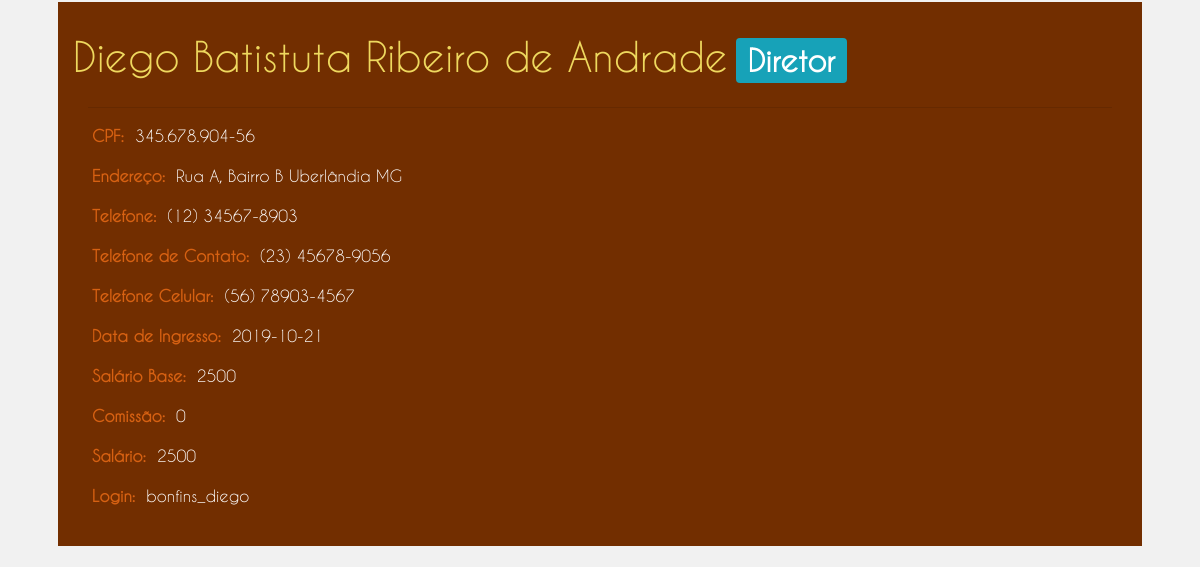
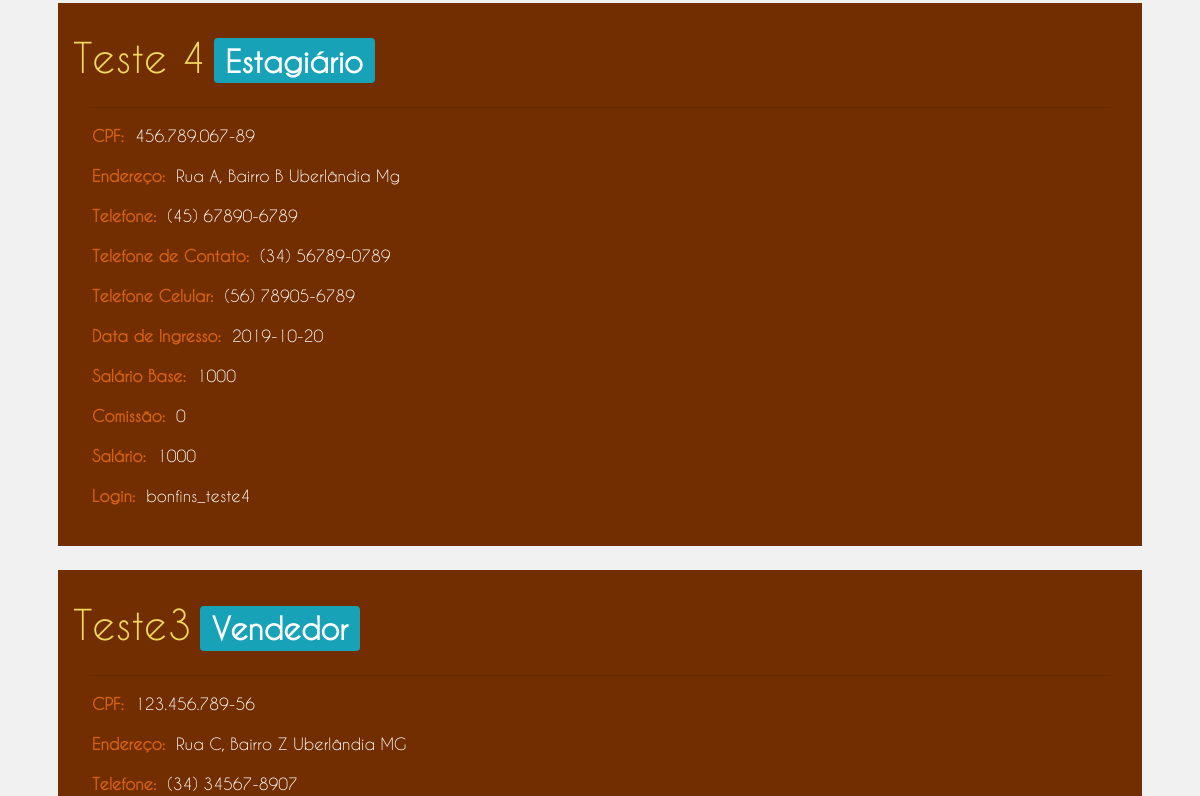
The app's page /administrativo/listagemFuncionario.php (signed in, middle part), older data (2 pictures, top to bottom).
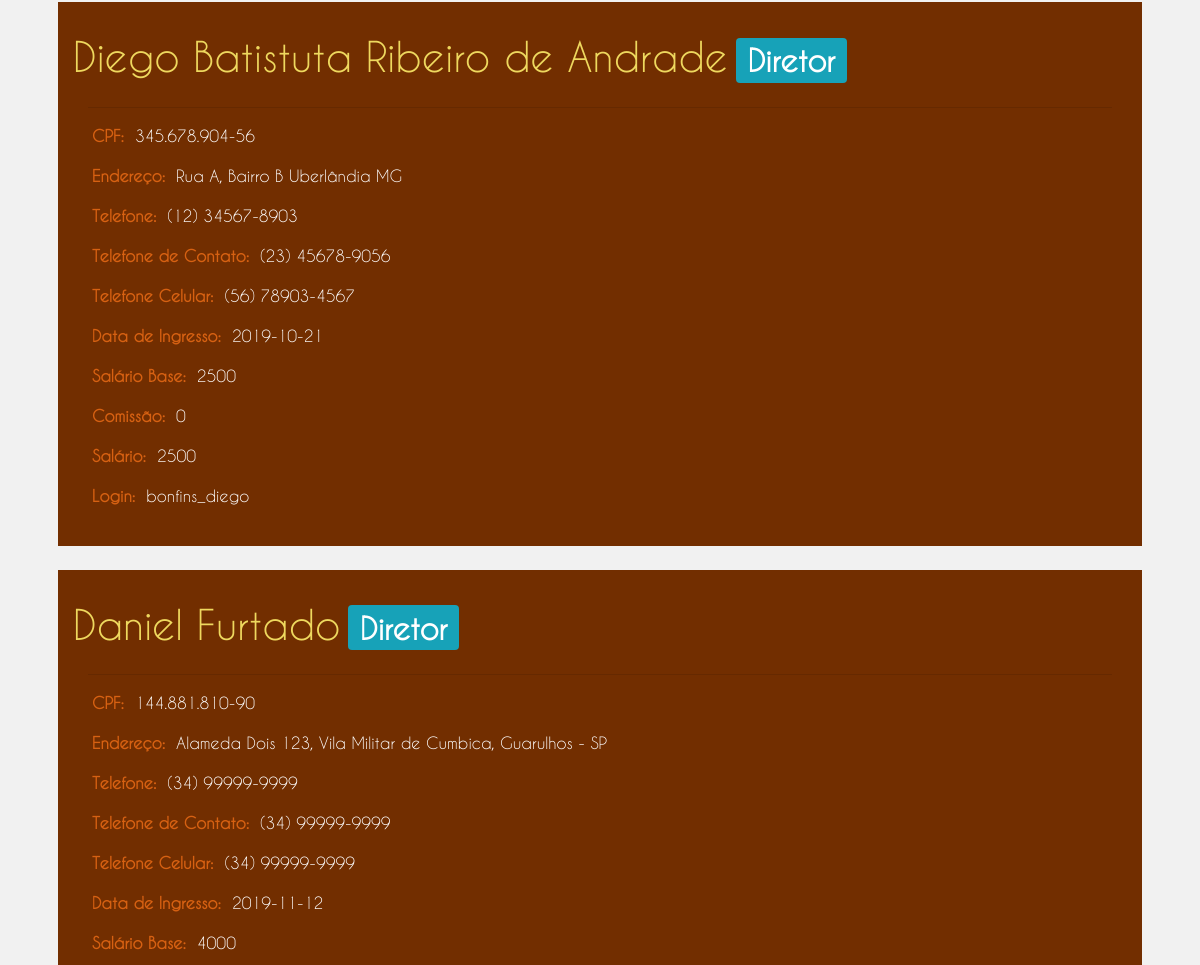
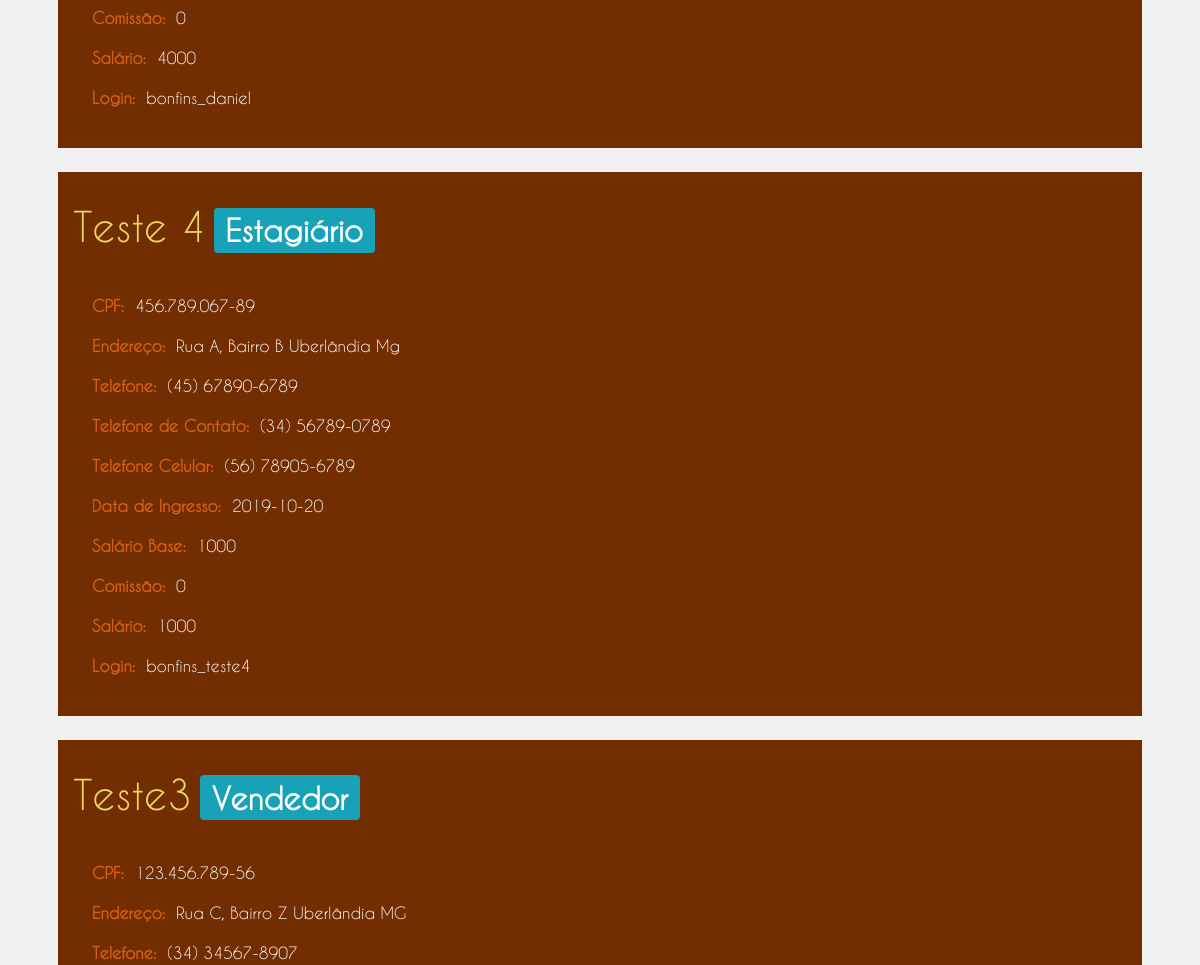
The same page, newer data (2 pictures, top to bottom).
### tables this page shows
CREATE TABLE `funcionario` (
  `ID` int(4) UNSIGNED NOT NULL,
  `Nome` varchar(60) NOT NULL,
  `Telefone` varchar(20) NOT NULL,
  `Cpf` varchar(14) NOT NULL,
  `Endereco` varchar(150) NOT NULL,
  `TelefoneContato` varchar(20) NOT NULL,
  `TelefoneCelular` varchar(20) NOT NULL,
  `DataIngresso` date NOT NULL,
  `Cargo` int(4) UNSIGNED NOT NULL,
  `Salario` float UNSIGNED NOT NULL,
  `Comissao` float UNSIGNED NOT NULL,
  `Login` varchar(60) NOT NULL,
  `Senha` varchar(60) NOT NULL,
  `Salt` varchar(22) NOT NULL
);

CREATE TABLE `cargo` (
  `ID` int(4) UNSIGNED NOT NULL,
  `Nome` varchar(50) NOT NULL
);

### php/funcionario.php (called while the page is built, shortened)
<?php
    function getfuncionarios($conn) {
        $array_funcionarios = null;
        $sql = "SELECT
                    f.Nome,
                    c.Nome as Cargo,
                    f.Cpf,
                    f.Endereco,
                    f.Telefone,
                    f.TelefoneContato,
                    f.TelefoneCelular,
                    f.DataIngresso,
                    f.Salario as SalarioBase,
                    f.Comissao,
                    f.Login
                FROM
                    funcionario as f,
                    cargo as c
                WHERE
                    f.Cargo = c.ID";
        $result = $conn->query($sql);
        while ($row = $result->fetch()) {
            $funcionario = new Funcionario();
            $funcionario->nome            = $row["Nome"];
            $funcionario->cargo           = $row["Cargo"];
            $funcionario->cpf             = $row["Cpf"];
            $funcionario->endereco        = $row["Endereco"];
            $funcionario->telefone        = $row["Telefone"];
            $funcionario->telefoneContato = $row["TelefoneContato"];
            $funcionario->telefoneCelular = $row["TelefoneCelular"];
            $funcionario->dataIngresso    = $row["DataIngresso"];
            $funcionario->salarioBase     = $row["SalarioBase"];
            $funcionario->comissao        = $row["Comissao"];
            $funcionario->salario         = $row["SalarioBase"] + $row["Comissao"];
            $funcionario->login           = $row["Login"];
            $array_funcionarios[] = $funcionario;
        }
        return $array_funcionarios;
    }
?>

### administrativo/listagemFuncionario.php (the view, shortened to what the changed rows need)
<!DOCTYPE html>
<html lang="pt-br">
    <head>
        <link rel="stylesheet" href="../css/bootstrap.css">
        <link rel="stylesheet" href="css/administrativo.css">
        <link rel="stylesheet" href="css/listagem.css">
    </head>
    <body>
        <section>
            <div class="col-sm-12">
                <div class="row">
                    <div class="col-sm-12 px-0">
                        <div id="listagemContainer" class="px-0">
                            <div class="container px-0">
                                <div class="jumbotron px-2">
                                    <div id="admContainer">
                                        <?php
                                            require "../php/conexaoMysql.php";
                                            require "../php/funcionario.php";
                                            $arrayFuncionarios = null;
                                            try {
                                                $arrayFuncionarios = getFuncionarios($conn);
                                            } catch (Exception $e) {
                                                $msgErro = $e->getMessage();
                                                echo $msgErro;
                                            }
                                            if ($arrayFuncionarios != null) {
                                                foreach ($arrayFuncionarios as $funcionario) {
                                                    echo "
                                                        <div class='row pt-4'>
                                                            <div class='container'>
                                                                <div class='col-sm-12 admBox'>
                                                                    <div class='row'>
                                                                        <h1>$funcionario->nome<span class='badge badge-info ml-2'>$funcionario->cargo</span></h1>
                                                                    </div>
                                                                    <hr>
                                                                    <div class='row mt-2 ml-1'>
                                                                        <label for='cpf'><strong>CPF:&nbsp&nbsp</strong></label>
                                                                        <span name='cpf'>$funcionario->cpf</span>
                                                                    </div>
                                                                    <div class='row mt-2 ml-1'>
                                                                        <label for='endereco'><strong>Endereço:&nbsp&nbsp</strong></label>
                                                                        <span name='endereco'>$funcionario->endereco</span>
                                                                    </div>
                                                                    <div class='row mt-2 ml-1'>
                                                                        <label for='telefone'><strong>Telefone:&nbsp&nbsp</strong></label>
                                                                        <span name='telefone'>$funcionario->telefone</span>
                                                                    </div>
                                                                    <div class='row mt-2 ml-1'>
                                                                        <label for='telefoneContato'><strong>Telefone de Contato:&nbsp&nbsp</strong></label>
                                                                        <span name='telefoneContato'>$funcionario->telefoneContato</span>
                                                                    </div>
                                                                    <div class='row mt-2 ml-1'>
                                                                        <label for='telefoneCelular'><strong>Telefone Celular:&nbsp&nbsp</strong></label>
                                                                        <span name='telefoneCelular'>$funcionario->telefoneCelular</span>
                                                                    </div>
                                                                    <div class='row mt-2 ml-1'>
                                                                        <label for='dataIngresso'><strong>Data de Ingresso:&nbsp&nbsp</strong></label>
                                                                        <span name='telefone'>$funcionario->dataIngresso</span>
                                                                    </div>
                                                                    <div class='row mt-2 ml-1'>
                                                                        <label for='salarioBase'><strong>Salário Base:&nbsp&nbsp</strong></label>
                                                                        <span name='salarioBase'>$funcionario->salarioBase</span>
                                                                    </div>
                                                                    <div class='row mt-2 ml-1'>
                                                                        <label for='comissao'><strong>Comissão:&nbsp&nbsp</strong></label>
                                                                        <span name='comissao'>$funcionario->comissao</span>
                                                                    </div>
                                                                    <div class='row mt-2 ml-1'>
                                                                        <label for='salario'><strong>Salário:&nbsp&nbsp</strong></label>
                                                                        <span name='salario'>$funcionario->salario</span>
                                                                    </div>
                                                                    <div class='row mt-2 ml-1'>
                                                                        <label for='login'><strong>Login:&nbsp&nbsp</strong></label>
                                                                        <span name='login' class='text-break'>$funcionario->login</span>
                                                                    </div>
                                                                </div>
                                                            </div>
                                                        </div>
                                                    ";
                                                }
                                            }
                                        ?>
                                    </div>
                                </div>
                            </div>
                        </div>
                    </div>
                </div>
            </div>
        </section>
    </body>
</html>

Row changes from the older to the newer data that the page shows:
added funcionario: Nome "Daniel Furtado", Cargo.Nome "Diretor", Cpf "144.881.810-90", Endereco "Alameda Dois 123, Vila Militar de Cumbica, Guarulhos - SP", Telefone "(34) 99999-9999", TelefoneContato "(34) 99999-9999", TelefoneCelular "(34) 99999-9999", DataIngresso "2019-11-12", Salario "4000", Comissao "0", Login "bonfins_daniel"
